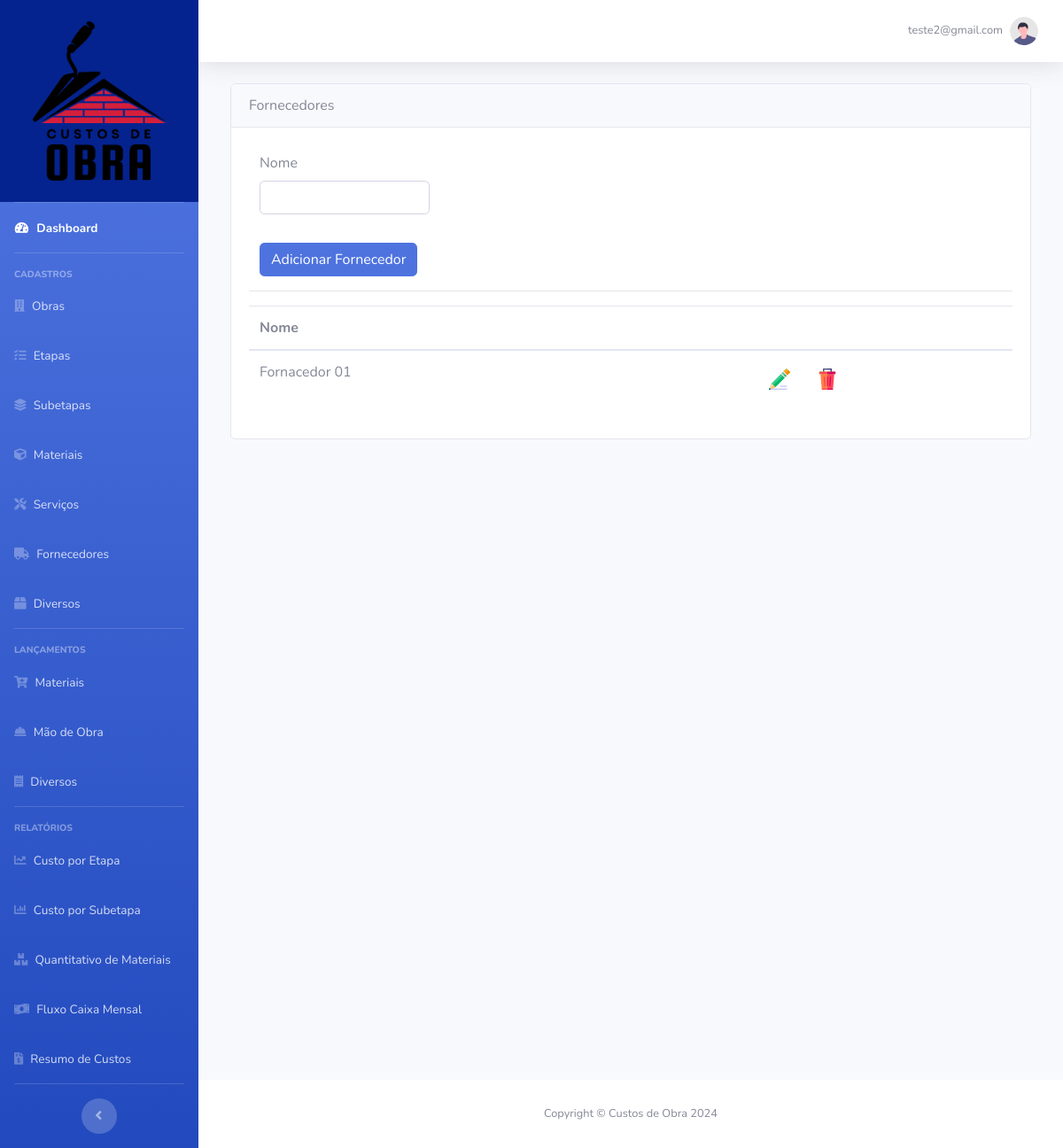
Before: /cadastro/fornecedores (signed in) with the older database file.
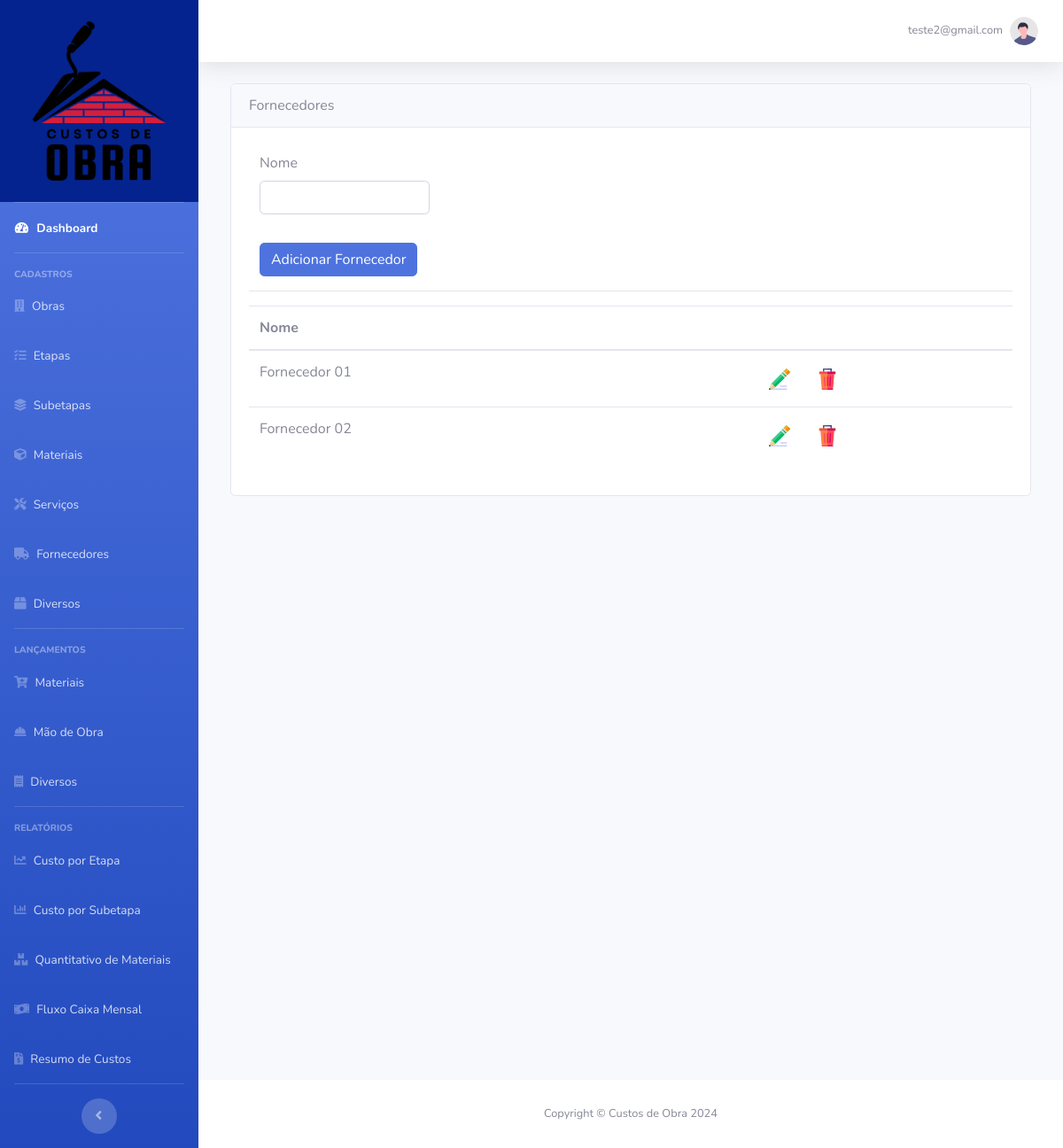
After: the same page with the newer database file.
### base_dir/models.py (models this page shows)
class Fornecedores(db.Model):
    id = db.Column(db.Integer, primary_key=True)
    nome = db.Column(db.String(60), nullable=False)
    usuario_id = db.Column(db.Integer, db.ForeignKey("usuario.id"), nullable=False)

### base_dir/routes.py (the view, shortened to what this page needs)
@app.route("/cadastro/fornecedores", methods=["GET", "POST"])
@login_required
def fornecedores():
    form_fornecedores = FormFornecedores()
    usuario = current_user
    fornecedor_id = request.form.get("fornecedor_id")
    action = request.form.get("action")
    if action == "excluir":
        fornecedor = Fornecedores.query.get(fornecedor_id)
        if fornecedor:
            db.session.delete(fornecedor)
            db.session.commit()
            return redirect(url_for("fornecedores"))
    return render_template(
        "fornecedores.html", form_fornecedores=form_fornecedores, usuario=usuario
    )

### base_dir/forms.py
class FormFornecedores(FlaskForm):
    nome = StringField("Nome", validators=[DataRequired()])
    botao = SubmitField("Adicionar Fornecedor")

### base_dir/models.py (called while the page is built)
@login_manager.user_loader
def load_usuario(id_usuario):
    return Usuario.query.get(id_usuario)

### base_dir/templates/fornecedores.html (shortened to what this page needs)
{% extends 'base.html' %}
{% block body %}
<div class="col out-sidebar">
   <div class="card">
      <div class="card-header card-header-padrao">
         <div class="card-titulo-padrao">
            Fornecedores
         </div>
      </div>
      <div class="card-body">
         <form method="POST" action="" id="EtapasForm" class="col-md-3">
            <div class="form-group mt-2">
               {{ form_fornecedores.nome.label(class="form-control-label") }}
               {% if form_fornecedores.nome.errors %}
               {{ form_fornecedores.nome(class="form-control is-invalid") }}
               <div class="invalid-feedback">
                  {% for erro in form_fornecedores.nome.errors %}
                  {{ erro }}
                  {% endfor %}
               </div>
               {% else %}
               {{ form_fornecedores.nome(class="form-control") }}
               {% endif %}
            </div>
            {{ form_fornecedores.botao(class="btn btn-primary mt-3") }}
         </form>
         <hr>
         <table class="table">
            <thead>
               <tr>
                  <th scope="col">Nome</th>
                  <th scope="col"></th>
               </tr>
            </thead>
            <tbody>
               {% for fornecedor in usuario.fornecedores|sort(attribute='nome') %}
               <tr>
                  <td>{{ fornecedor.nome.title() }}</td>
                  <td style="width: 300px;">
                     <button type="button" class="btn"
                        onclick="window.location='{{ url_for('fornecedoreseditar', fornecedor_id=fornecedor.id) }}'">
                        <img src="{{ url_for('static', filename='images/editar_24.png') }}" alt="excluir">
                     </button>
                     <form action="{{ url_for('fornecedores') }}" method="POST" style="display: inline;"
                        onsubmit="return confirmAndDisableButton(this, '{{ fornecedor.nome }}');">
                        <button type="submit" class="btn">
                           <img src="{{ url_for('static', filename='images/excluir_24.png') }}" alt="excluir">
                        </button>
                     </form>
                  </td>
               </tr>
               {% endfor %}
            </tbody>
         </table>
      </div>
   </div>
</div>
{% endblock %}

Changed rows visible on the page:
changed Fornecedores: nome "Fornacedor 01" → "Fornecedor 01"
added Fornecedores: nome "Fornecedor 02"
